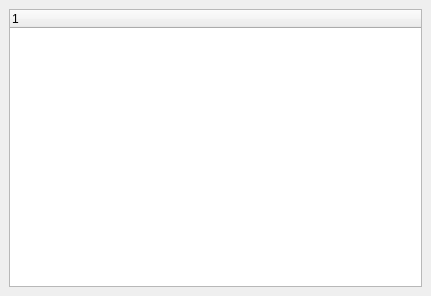
<ui version="4.0" >
 <class>StorageForm</class>
 <widget class="QWidget" name="StorageForm" >
  <property name="geometry" >
   <rect>
    <x>0</x>
    <y>0</y>
    <width>431</width>
    <height>296</height>
   </rect>
  </property>
  <property name="windowTitle" >
   <string>Storage Tree</string>
  </property>
  <layout class="QGridLayout" >
   <property name="margin" >
    <number>9</number>
   </property>
   <property name="spacing" >
    <number>6</number>
   </property>
   <item row="0" column="0" >
    <widget class="QTreeWidget" name="mp_treeWidget" />
   </item>
  </layout>
  <action name="actionRefreshStorage" >
   <property name="icon" >
    <iconset resource="../main.qrc" >:/images/view-refresh.png</iconset>
   </property>
   <property name="text" >
    <string>Refresh Storage List</string>
   </property>
   <property name="statusTip" >
    <string>Requery the director for the list of storage objects.</string>
   </property>
  </action>
  <action name="actionStatusStorageInConsole" >
   <property name="icon" >
    <iconset resource="../main.qrc" >:/images/status.png</iconset>
   </property>
   <property name="text" >
    <string>Status Storage In Console</string>
   </property>
   <property name="statusTip" >
    <string>Status Storage In Console</string>
   </property>
  </action>
  <action name="actionLabelStorage" >
   <property name="icon" >
    <iconset resource="../main.qrc" >:/images/label.png</iconset>
   </property>
   <property name="text" >
    <string>Label Storage</string>
   </property>
   <property name="statusTip" >
    <string>Label Storage</string>
   </property>
  </action>
  <action name="actionMountStorage" >
   <property name="icon" >
    <iconset resource="../main.qrc" >:/images/cartridge.png</iconset>
   </property>
   <property name="text" >
    <string>MountStorage</string>
   </property>
   <property name="statusTip" >
    <string>MountStorage</string>
   </property>
  </action>
  <action name="actionUnMountStorage" >
   <property name="icon" >
    <iconset resource="../main.qrc" >:/images/cartridge.png</iconset>
   </property>
   <property name="text" >
    <string>UnMount Storage</string>
   </property>
   <property name="statusTip" >
    <string>UnMount Storage</string>
   </property>
  </action>
  <action name="actionUpdateSlots" >
   <property name="icon" >
    <iconset resource="../main.qrc" >:/images/package-x-generic.png</iconset>
   </property>
   <property name="text" >
    <string>Update Slots</string>
   </property>
   <property name="statusTip" >
    <string>Update Slots</string>
   </property>
  </action>
  <action name="actionUpdateSlotsScan" >
   <property name="icon" >
    <iconset resource="../main.qrc" >:/images/package-x-generic.png</iconset>
   </property>
   <property name="text" >
    <string>Update Slots Scan</string>
   </property>
   <property name="statusTip" >
    <string>Update Slots Scan</string>
   </property>
  </action>
  <action name="actionRelease" >
   <property name="icon" >
    <iconset resource="../main.qrc" >:/images/cartridge.png</iconset>
   </property>
   <property name="text" >
    <string>Release</string>
   </property>
  </action>
 </widget>
 <resources>
  <include location="../main.qrc" />
 </resources>
 <connections/>
</ui>
